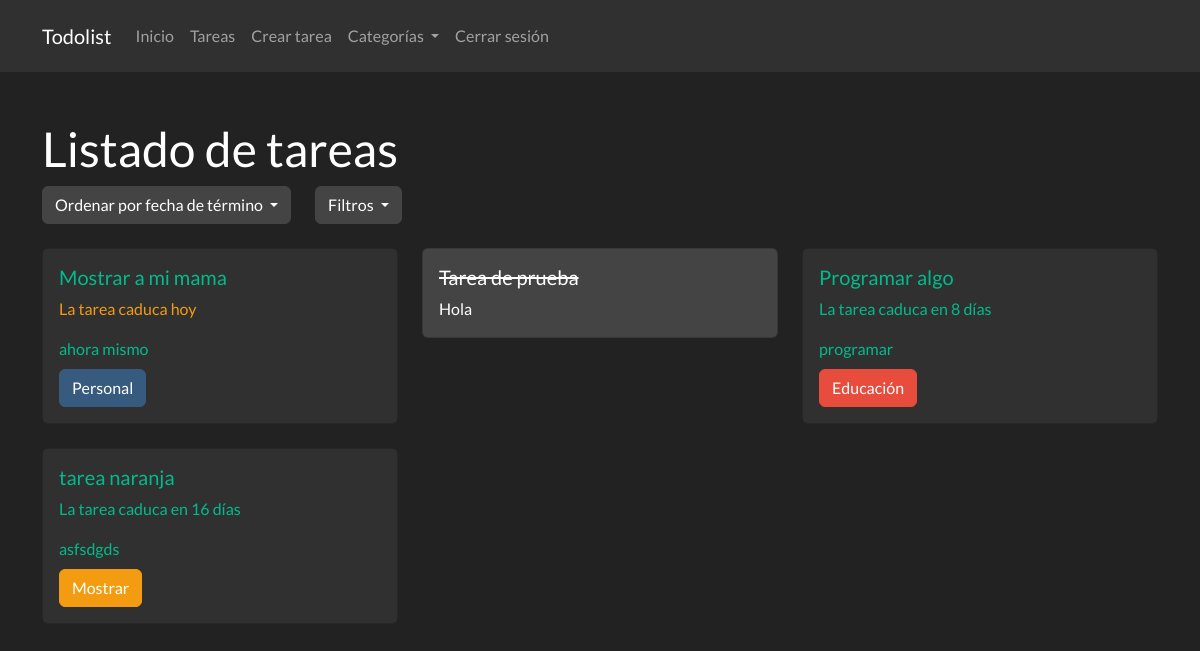
/tarea/ (signed in), run on the app's committed database.
### app.py (models this page shows, shortened)
class Tarea(db.Model):
    id = db.Column(db.Integer, primary_key=True)
    titulo = db.Column(db.String(100), nullable=False)
    descripcion = db.Column(db.String(200), nullable=False)
    fecha_termino = db.Column(db.DateTime, nullable=False)
    estado = db.Column(db.Boolean, default=False)
    usuario_id = db.Column(db.Integer, db.ForeignKey('usuario.id'), nullable=False)
    categoria_id = db.Column(db.Integer, db.ForeignKey('categoria.id'), nullable=True)

### app.py (the view, shortened to what this page needs)
@app.route('/tarea/', methods=['GET', 'POST'])
@app.route('/tarea/<int:id>', methods=['GET', 'POST'])
@app.route('/tarea/filtrar/<estado>', methods=['GET', 'POST'])
@login_required
def verTareas(id=None, estado=None):
    orden = request.args.get('orden', 'asc')
    query = Tarea.query.filter_by(usuario_id=current_user.id)
    if id is None:
        if orden == 'asc':
            query = query.order_by(Tarea.fecha_termino.asc())
        elif orden == 'desc':
            query = query.order_by(Tarea.fecha_termino.desc())
        tareas = query.all()
        for tarea in tareas:
            if tarea.categoria_id is not None:
                tarea.color = obtenerColorCategoria(tarea.categoria_id)
                tarea.categoria_nombre = obtenerNombreCategoria(tarea.categoria_id)
        return render_template('tareas.html', tareas=tareas, calcDiasRestantes = calcDiasRestantes, orden=orden, estado=estado)

### app.py (called while the page is built)
def calcDiasRestantes(fecha_termino):
    fecha_actual = datetime.now().date()
    dias_restantes = (fecha_termino.date()) - fecha_actual
    return dias_restantes.days

def obtenerColorCategoria(idCategoria):
    categoria = Categoria.query.filter_by(id=idCategoria).first()
    return categoria.color

def obtenerNombreCategoria(idCategoria):
    categoria = Categoria.query.filter_by(id=idCategoria).first()
    return categoria.nombre

@login_manager.user_loader
def load_user(id):
    return Usuario.query.get(int(id))

### templates/tareas.html (shortened to what this page needs)
{% extends "base.html" %}
{% block content %}
<h1 class="mt-5">Listado de tareas</h1>
<div class="d-flex">
    <div class="row justify-content-center">
        <div class="col">
            <div class="dropdown">
                <a class="btn btn-secondary dropdown-toggle" href="#" role="button" id="dwFechas" data-toggle="dropdown"
                    aria-haspopup="true" aria-expanded="false">
                    Ordenar por fecha de término
                </a>
            </div>
        </div>
        <div class="col">
            <div class="dropdown">
                <a class="btn btn-secondary dropdown-toggle" href="#" role="button" id="dwOpciones" data-toggle="dropdown"
                    aria-haspopup="true" aria-expanded="false">
                    Filtros
                </a>
            </div>
        </div>
    </div>
</div>
<div class="row">
    {% for tarea in tareas %}
    <div class="col-md-4">
        <a href="{{ url_for('verTareas', id=tarea.id) }}" class="card-link" style="text-decoration: none;">
            <div class="card mt-4 {% if tarea.estado %}bg-secondary{% endif %}">
                <div class="card-body">
                    <h5 class="card-title" {% if tarea.estado %}style="text-decoration: line-through;" {% endif %}>{{
                        tarea.titulo }}</h5>
                    {% if not tarea.estado %}
                    {% if calcDiasRestantes(tarea.fecha_termino) > 0 %}
                    <p class="text-success">La tarea caduca en {{ calcDiasRestantes(tarea.fecha_termino) }} días</p>
                    {% elif calcDiasRestantes(tarea.fecha_termino) == 0 %}
                    <p class="text-warning">La tarea caduca hoy</p>
                    {% else %}
                    <p class="text-danger">La tarea caducó hace {{ calcDiasRestantes(tarea.fecha_termino) }} días</p>
                    {% endif %}
                    {% endif %}
                    <p class="card-text">{{ tarea.descripcion }}</p>
                    {% if tarea.categoria_id != None %}
                        <a href="{{ url_for('verCategoria', id=tarea.categoria_id ) }}" class="btn btn-{{tarea.color}} mt-2">{{ tarea.categoria_nombre}}</a>
                    {% endif %}
                </div>
            </div>
        </a>
    </div>
    {% endfor %}
</div>
{% endblock %}

### data on the page
Tarea: titulo "Mostrar a mi mama", estado "La tarea caduca hoy", descripcion "ahora mismo", categoria_nombre "Personal"
Tarea: titulo "Tarea de prueba", descripcion "Hola"
Tarea: titulo "Programar algo", fecha_termino "8", descripcion "programar", categoria_nombre "Educación"
Tarea: titulo "tarea naranja", fecha_termino "16", descripcion "asfsdgds", categoria_nombre "Mostrar"
